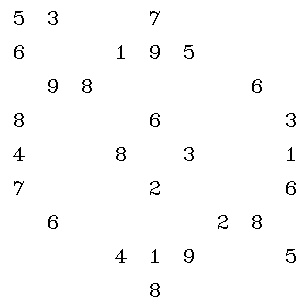
//> input picture Template.jpg, 306 x 306 px
$ ./Reader   (built with g++ and OpenCV 4)
//> lines starting //> are read from the running program, lines starting //| are printed output that depends on the picture; after the words box and inside, x2 and y2 are one past the last pixel; in counts of white or black regions, pixels touching at a corner belong together
// GenData.cpp

#include<opencv2/core/core.hpp>
#include<opencv2/highgui/highgui.hpp>
#include<opencv2/imgproc/imgproc.hpp>
#include<opencv2/ml/ml.hpp>

#include<iostream>
#include<vector>

// global variables ///////////////////////////////////////////////////////////////////////////////
const int MIN_CONTOUR_AREA = 50;

const int RESIZED_IMAGE_WIDTH = 10;
const int RESIZED_IMAGE_HEIGHT = 10;

///////////////////////////////////////////////////////////////////////////////////////////////////
int main() {

    cv::Mat imgTrainingNumbers;         // input image
    cv::Mat imgGrayscale;               //
    cv::Mat imgBlurred;                 // declare various images
    cv::Mat imgThresh;                  //
    cv::Mat imgThreshCopy;              //

    std::vector<std::vector<cv::Point> > ptContours;        // declare contours vector
    std::vector<cv::Vec4i> v4iHierarchy;                    // declare contours hierarchy

    cv::Mat matClassificationInts;      // these are our training classifications, note we will have to perform some conversions before writing to file later

                                        // these are our training images, due to the data types that the KNN object KNearest requires, we have to declare a single Mat,
                                        // then append to it as though it's a vector, also we will have to perform some conversions before writing to file later
    cv::Mat matTrainingImagesAsFlattenedFloats;

    // possible chars we are interested in are digits 0 through 9 and capital letters A through Z, put these in vector intValidChars
    std::vector<int> intValidChars = { '0', '1', '2', '3', '4', '5', '6', '7', '8', '9',
        'A', 'B', 'C', 'D', 'E', 'F', 'G', 'H', 'I', 'J',
        'K', 'L', 'M', 'N', 'O', 'P', 'Q', 'R', 'S', 'T',
        'U', 'V', 'W', 'X', 'Y', 'Z' };

    imgTrainingNumbers = cv::imread("Template.jpg");          // read in training numbers image
//> imgTrainingNumbers is the input picture: 306 rows x 306 cols, CV_8UC3; min 0, max 255, mean 251

    if (imgTrainingNumbers.empty()) {                               // if unable to open image
        std::cout << "error: image not read from file\n\n";         // show error message on command line
        return(0);                                                  // and exit program
    }

    cv::cvtColor(imgTrainingNumbers, imgGrayscale, cv::COLOR_BGR2GRAY);        // convert to grayscale

    cv::GaussianBlur(imgGrayscale,              // input image
        imgBlurred,                             // output image
        cv::Size(5, 5),                         // smoothing window width and height in pixels
        0);                                     // sigma value, determines how much the image will be blurred, zero makes function choose the sigma value
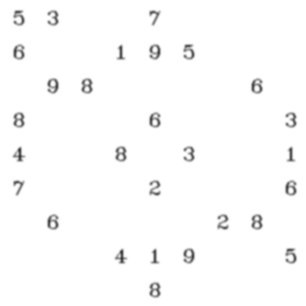
//> imgBlurred: 306 rows x 306 cols, CV_8UC1; min 52, max 255, mean 251

                                                // filter image from grayscale to black and white
    cv::adaptiveThreshold(imgBlurred,           // input image
        imgThresh,                              // output image
        255,                                    // make pixels that pass the threshold full white
        cv::ADAPTIVE_THRESH_GAUSSIAN_C,         // use gaussian rather than mean, seems to give better results
        cv::THRESH_BINARY_INV,                  // invert so foreground will be white, background will be black
        11,                                     // size of a pixel neighborhood used to calculate threshold value
        2);                                     // constant subtracted from the mean or weighted mean
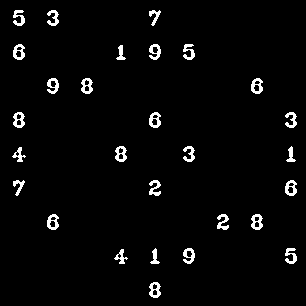
//> imgThresh: 306 rows x 306 cols, CV_8UC1; 3.1% white; 28 white regions

    cv::imshow("imgThresh", imgThresh);         // show threshold image for reference

    imgThreshCopy = imgThresh.clone();          // make a copy of the thresh image, this in necessary b/c findContours modifies the image

    cv::findContours(imgThreshCopy,             // input image, make sure to use a copy since the function will modify this image in the course of finding contours
        ptContours,                             // output contours
        v4iHierarchy,                           // output hierarchy
        cv::RETR_EXTERNAL,                      // retrieve the outermost contours only
        cv::CHAIN_APPROX_SIMPLE);               // compress horizontal, vertical, and diagonal segments and leave only their end points
//> ptContours = 28 contours; largest, box (x1, y1, x2, y2) and area: (285, 180, 297, 196) 132, (149, 112, 161, 128) 132, (251, 78, 263, 94) 132, (13, 44, 25, 60) 132, (47, 214, 59, 230) 131; v4iHierarchy = 28 items, first 8: [1, -1, -1, -1], [2, 0, -1, -1], [3, 1, -1, -1], [4, 2, -1, -1], [5, 3, -1, -1], [6, 4, -1, -1], [7, 5, -1, -1], [8, 6, -1, -1]

    for (int i = 0; i < ptContours.size(); i++) {                           // for each contour
        if (cv::contourArea(ptContours[i]) > MIN_CONTOUR_AREA) {                // if contour is big enough to consider
            cv::Rect boundingRect = cv::boundingRect(ptContours[i]);                // get the bounding rect

            cv::rectangle(imgTrainingNumbers, boundingRect, cv::Scalar(0, 0, 255), 2);      // draw red rectangle around each contour as we ask user for input

            cv::Mat matROI = imgThresh(boundingRect);           // get ROI image of bounding rect

            cv::Mat matROIResized;
            cv::resize(matROI, matROIResized, cv::Size(RESIZED_IMAGE_WIDTH, RESIZED_IMAGE_HEIGHT));     // resize image, this will be more consistent for recognition and storage

            cv::imshow("matROI", matROI);                               // show ROI image for reference
            cv::imshow("matROIResized", matROIResized);                 // show resized ROI image for reference
            cv::imshow("imgTrainingNumbers", imgTrainingNumbers);       // show training numbers image, this will now have red rectangles drawn on it

            int intChar = cv::waitKey(0);           // get key press

            if (intChar == 27) {        // if esc key was pressed
                return(0);              // exit program
            }
            else if (std::find(intValidChars.begin(), intValidChars.end(), intChar) != intValidChars.end()) {     // else if the char is in the list of chars we are looking for . . .

                matClassificationInts.push_back(intChar);       // append classification char to integer list of chars

                cv::Mat matImageFloat;                          // now add the training image (some conversion is necessary first) . . .
                matROIResized.convertTo(matImageFloat, CV_32FC1);       // convert Mat to float

                cv::Mat matImageFlattenedFloat = matImageFloat.reshape(1, 1);       // flatten

                matTrainingImagesAsFlattenedFloats.push_back(matImageFlattenedFloat);       // add to Mat as though it was a vector, this is necessary due to the
                                                                                            // data types that KNearest.train accepts
            }   // end if
        }   // end if
    }   // end for
//> this loop made 28 passes; the space key is pressed
//> boundingRect on passes 1 to 12: Rect(149, 282, 12, 16), Rect(114, 249, 14, 15), Rect(285, 248, 12, 16), Rect(183, 248, 12, 16), Rect(150, 248, 10, 16), Rect(251, 214, 12, 16), Rect(217, 214, 12, 16), Rect(47, 214, 12, 16), Rect(285, 180, 12, 16), Rect(149, 180, 12, 16), Rect(13, 180, 12, 16), Rect(12, 147, 14, 15)
//> pass 1, `cv::imshow("imgTrainingNumbers", imgTrainingNumbers);`:
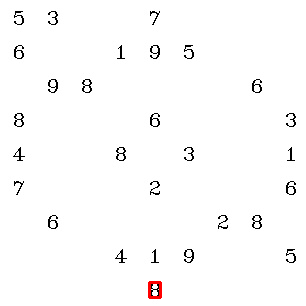
//> window 'imgTrainingNumbers': 306 rows x 306 cols, CV_8UC3; mean B, G, R 250.7, 250.7, 251.1
//> pass 2, `cv::imshow("imgTrainingNumbers", imgTrainingNumbers);`:
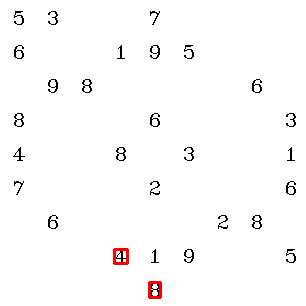
//> window 'imgTrainingNumbers': 306 rows x 306 cols, CV_8UC3; mean B, G, R 250.3, 250.3, 251.1
//> after the loop:
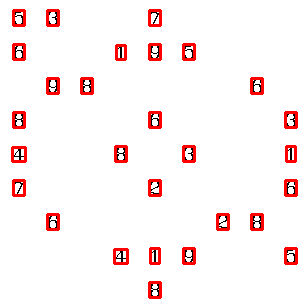
//> imgTrainingNumbers: 306 rows x 306 cols, CV_8UC3; 4.51% of pixels changed, all inside (x1, y1, x2, y2) = (11, 9, 298, 299)

    std::cout << "training complete\n\n";

    // save classifications to file ///////////////////////////////////////////////////////

    cv::FileStorage fsClassifications("classifications.xml", cv::FileStorage::WRITE);           // open the classifications file

    if (fsClassifications.isOpened() == false) {                                                        // if the file was not opened successfully
        std::cout << "error, unable to open training classifications file, exiting program\n\n";        // show error message
        return(0);                                                                                      // and exit program
    }

    fsClassifications << "classifications" << matClassificationInts;        // write classifications into classifications section of classifications file
    fsClassifications.release();                                            // close the classifications file

                                                                            // save training images to file ///////////////////////////////////////////////////////

    cv::FileStorage fsTrainingImages("images.xml", cv::FileStorage::WRITE);         // open the training images file

    if (fsTrainingImages.isOpened() == false) {                                                 // if the file was not opened successfully
        std::cout << "error, unable to open training images file, exiting program\n\n";         // show error message
        return(0);                                                                              // and exit program
    }

    fsTrainingImages << "images" << matTrainingImagesAsFlattenedFloats;         // write training images into images section of images file
    fsTrainingImages.release();                                                 // close the training images file

    return(0);
}
